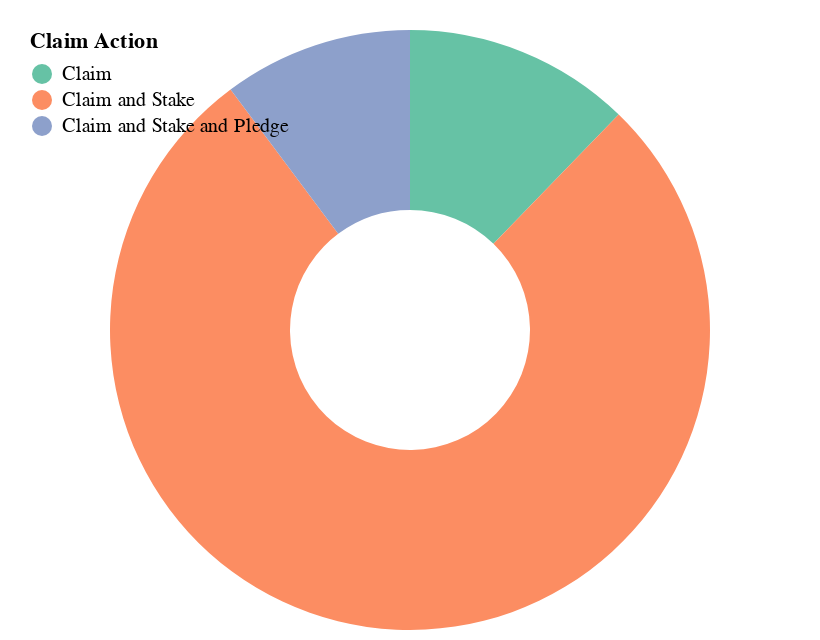

The notebook cell saved with this chart:
### Code cell
cp.amount_actions_total(dp.prism_claim_df)

### Figure 1 — Vega-Lite specification as saved in the notebook (floating-point values rounded to 4 significant figures)
{"config": {"view": {"continuousWidth": 400, "continuousHeight": 300, "strokeOpacity": 0}}, "data": {"name": "data-45f89bd1a61a2c2901b50122603c6b3f"}, "mark": {"type": "arc", "innerRadius": 60}, "encoding": {"color": {"field": "Claim Action", "legend": {"direction": "vertical", "legendY": -10, "orient": "none", "padding": 10}, "scale": {"scheme": "set2"}, "type": "nominal"}, "theta": {"field": "Amount of PRISM", "type": "quantitative"}, "tooltip": [{"field": "Claim Action", "type": "nominal"}, {"field": "Amount of PRISM", "type": "quantitative"}]}, "$schema": "https://vega.github.io/schema/vega-lite/v4.17.0.json", "datasets": {"data-45f89bd1a61a2c2901b50122603c6b3f": [{"Claim Action": "Claim", "Amount of PRISM": 3000.0}, {"Claim Action": "Claim and Stake", "Amount of PRISM": 19000.0}, {"Claim Action": "Claim and Stake and Pledge", "Amount of PRISM": 2500.0}]}}
